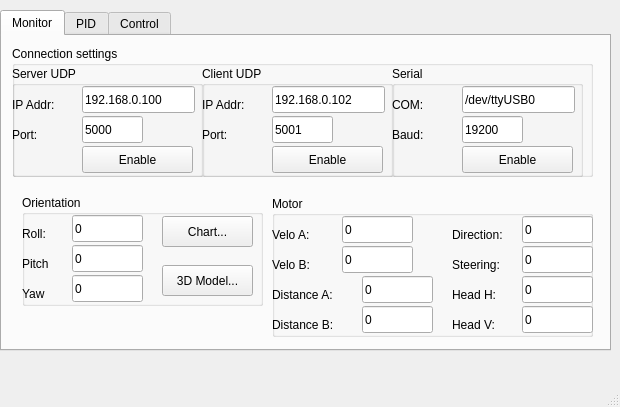
<?xml version="1.0" encoding="UTF-8"?>
<ui version="4.0">
 <class>MainWindow</class>
 <widget class="QMainWindow" name="MainWindow">
  <property name="geometry">
   <rect>
    <x>0</x>
    <y>0</y>
    <width>620</width>
    <height>407</height>
   </rect>
  </property>
  <property name="windowTitle">
   <string>Wifi Monitor</string>
  </property>
  <widget class="QWidget" name="centralwidget">
   <widget class="QTabWidget" name="tabWidget">
    <property name="enabled">
     <bool>true</bool>
    </property>
    <property name="geometry">
     <rect>
      <x>0</x>
      <y>10</y>
      <width>611</width>
      <height>341</height>
     </rect>
    </property>
    <property name="contextMenuPolicy">
     <enum>Qt::DefaultContextMenu</enum>
    </property>
    <property name="autoFillBackground">
     <bool>false</bool>
    </property>
    <property name="currentIndex">
     <number>0</number>
    </property>
    <widget class="QWidget" name="tab">
     <attribute name="title">
      <string>Monitor</string>
     </attribute>
     <widget class="QGroupBox" name="groupBox">
      <property name="geometry">
       <rect>
        <x>10</x>
        <y>10</y>
        <width>581</width>
        <height>131</height>
       </rect>
      </property>
      <property name="title">
       <string>Connection settings</string>
      </property>
      <widget class="QGroupBox" name="groupBox_2">
       <property name="geometry">
        <rect>
         <x>0</x>
         <y>20</y>
         <width>191</width>
         <height>111</height>
        </rect>
       </property>
       <property name="title">
        <string>Server UDP</string>
       </property>
       <widget class="QLabel" name="label">
        <property name="geometry">
         <rect>
          <x>0</x>
          <y>30</y>
          <width>67</width>
          <height>17</height>
         </rect>
        </property>
        <property name="text">
         <string>IP Addr:</string>
        </property>
       </widget>
       <widget class="QLabel" name="label_2">
        <property name="geometry">
         <rect>
          <x>0</x>
          <y>60</y>
          <width>67</width>
          <height>17</height>
         </rect>
        </property>
        <property name="text">
         <string>Port:</string>
        </property>
       </widget>
       <widget class="QLineEdit" name="lineEdit_IP_server">
        <property name="geometry">
         <rect>
          <x>70</x>
          <y>20</y>
          <width>113</width>
          <height>27</height>
         </rect>
        </property>
        <property name="text">
         <string>192.168.0.100</string>
        </property>
       </widget>
       <widget class="QLineEdit" name="lineEdit_port_server">
        <property name="geometry">
         <rect>
          <x>70</x>
          <y>50</y>
          <width>61</width>
          <height>27</height>
         </rect>
        </property>
        <property name="text">
         <string>5000</string>
        </property>
       </widget>
       <widget class="QPushButton" name="pushButton_en_server">
        <property name="geometry">
         <rect>
          <x>70</x>
          <y>80</y>
          <width>111</width>
          <height>27</height>
         </rect>
        </property>
        <property name="text">
         <string>Enable</string>
        </property>
       </widget>
      </widget>
      <widget class="QGroupBox" name="groupBox_3">
       <property name="geometry">
        <rect>
         <x>190</x>
         <y>20</y>
         <width>191</width>
         <height>111</height>
        </rect>
       </property>
       <property name="title">
        <string>Client UDP</string>
       </property>
       <widget class="QLabel" name="label_3">
        <property name="geometry">
         <rect>
          <x>0</x>
          <y>30</y>
          <width>67</width>
          <height>17</height>
         </rect>
        </property>
        <property name="text">
         <string>IP Addr:</string>
        </property>
       </widget>
       <widget class="QLabel" name="label_4">
        <property name="geometry">
         <rect>
          <x>0</x>
          <y>60</y>
          <width>67</width>
          <height>17</height>
         </rect>
        </property>
        <property name="text">
         <string>Port:</string>
        </property>
       </widget>
       <widget class="QLineEdit" name="lineEdit_ip_client">
        <property name="geometry">
         <rect>
          <x>70</x>
          <y>20</y>
          <width>113</width>
          <height>27</height>
         </rect>
        </property>
        <property name="text">
         <string>192.168.0.102</string>
        </property>
       </widget>
       <widget class="QLineEdit" name="lineEdit_port_client">
        <property name="geometry">
         <rect>
          <x>70</x>
          <y>50</y>
          <width>61</width>
          <height>27</height>
         </rect>
        </property>
        <property name="text">
         <string>5001</string>
        </property>
       </widget>
       <widget class="QPushButton" name="pushButton_en_client">
        <property name="geometry">
         <rect>
          <x>70</x>
          <y>80</y>
          <width>111</width>
          <height>27</height>
         </rect>
        </property>
        <property name="text">
         <string>Enable</string>
        </property>
       </widget>
      </widget>
      <widget class="QGroupBox" name="groupBox_12">
       <property name="geometry">
        <rect>
         <x>380</x>
         <y>20</y>
         <width>191</width>
         <height>111</height>
        </rect>
       </property>
       <property name="title">
        <string>Serial</string>
       </property>
       <widget class="QLabel" name="label_23">
        <property name="geometry">
         <rect>
          <x>0</x>
          <y>30</y>
          <width>67</width>
          <height>17</height>
         </rect>
        </property>
        <property name="text">
         <string>COM:</string>
        </property>
       </widget>
       <widget class="QLabel" name="label_24">
        <property name="geometry">
         <rect>
          <x>0</x>
          <y>60</y>
          <width>67</width>
          <height>17</height>
         </rect>
        </property>
        <property name="text">
         <string>Baud:</string>
        </property>
       </widget>
       <widget class="QLineEdit" name="lineEdit_serial_com">
        <property name="geometry">
         <rect>
          <x>70</x>
          <y>20</y>
          <width>113</width>
          <height>27</height>
         </rect>
        </property>
        <property name="text">
         <string>/dev/ttyUSB0</string>
        </property>
       </widget>
       <widget class="QLineEdit" name="lineEdit_serial_baud">
        <property name="geometry">
         <rect>
          <x>70</x>
          <y>50</y>
          <width>61</width>
          <height>27</height>
         </rect>
        </property>
        <property name="text">
         <string>19200</string>
        </property>
       </widget>
       <widget class="QPushButton" name="pushButton_en_serial">
        <property name="geometry">
         <rect>
          <x>70</x>
          <y>80</y>
          <width>111</width>
          <height>27</height>
         </rect>
        </property>
        <property name="text">
         <string>Enable</string>
        </property>
       </widget>
      </widget>
     </widget>
     <widget class="QGroupBox" name="groupBox_4">
      <property name="geometry">
       <rect>
        <x>20</x>
        <y>159</y>
        <width>241</width>
        <height>111</height>
       </rect>
      </property>
      <property name="title">
       <string>Orientation</string>
      </property>
      <widget class="QLabel" name="label_5">
       <property name="geometry">
        <rect>
         <x>0</x>
         <y>30</y>
         <width>67</width>
         <height>17</height>
        </rect>
       </property>
       <property name="text">
        <string>Roll:</string>
       </property>
      </widget>
      <widget class="QLineEdit" name="lineEdit_roll">
       <property name="geometry">
        <rect>
         <x>50</x>
         <y>20</y>
         <width>71</width>
         <height>27</height>
        </rect>
       </property>
       <property name="text">
        <string>0</string>
       </property>
      </widget>
      <widget class="QLineEdit" name="lineEdit_pitch">
       <property name="geometry">
        <rect>
         <x>50</x>
         <y>50</y>
         <width>71</width>
         <height>27</height>
        </rect>
       </property>
       <property name="text">
        <string>0</string>
       </property>
      </widget>
      <widget class="QLabel" name="label_6">
       <property name="geometry">
        <rect>
         <x>0</x>
         <y>60</y>
         <width>67</width>
         <height>17</height>
        </rect>
       </property>
       <property name="text">
        <string>Pitch</string>
       </property>
      </widget>
      <widget class="QLineEdit" name="lineEdit_yaw">
       <property name="geometry">
        <rect>
         <x>50</x>
         <y>80</y>
         <width>71</width>
         <height>27</height>
        </rect>
       </property>
       <property name="text">
        <string>0</string>
       </property>
      </widget>
      <widget class="QLabel" name="label_7">
       <property name="geometry">
        <rect>
         <x>0</x>
         <y>90</y>
         <width>67</width>
         <height>17</height>
        </rect>
       </property>
       <property name="text">
        <string>Yaw</string>
       </property>
      </widget>
      <widget class="QPushButton" name="pushButton_3d_model">
       <property name="geometry">
        <rect>
         <x>140</x>
         <y>70</y>
         <width>91</width>
         <height>31</height>
        </rect>
       </property>
       <property name="text">
        <string>3D Model...</string>
       </property>
      </widget>
     </widget>
     <widget class="QPushButton" name="pushButton_chart_orientation">
      <property name="geometry">
       <rect>
        <x>160</x>
        <y>180</y>
        <width>91</width>
        <height>31</height>
       </rect>
      </property>
      <property name="text">
       <string>Chart...</string>
      </property>
     </widget>
     <widget class="QGroupBox" name="groupBox_5">
      <property name="geometry">
       <rect>
        <x>270</x>
        <y>160</y>
        <width>321</width>
        <height>141</height>
       </rect>
      </property>
      <property name="title">
       <string>Motor</string>
      </property>
      <widget class="QLabel" name="label_8">
       <property name="geometry">
        <rect>
         <x>0</x>
         <y>30</y>
         <width>67</width>
         <height>17</height>
        </rect>
       </property>
       <property name="text">
        <string>Velo A:</string>
       </property>
      </widget>
      <widget class="QLineEdit" name="lineEdit_velocA">
       <property name="geometry">
        <rect>
         <x>70</x>
         <y>20</y>
         <width>71</width>
         <height>27</height>
        </rect>
       </property>
       <property name="text">
        <string>0</string>
       </property>
      </widget>
      <widget class="QLineEdit" name="lineEdit_velocB">
       <property name="geometry">
        <rect>
         <x>70</x>
         <y>50</y>
         <width>71</width>
         <height>27</height>
        </rect>
       </property>
       <property name="text">
        <string>0</string>
       </property>
      </widget>
      <widget class="QLabel" name="label_9">
       <property name="geometry">
        <rect>
         <x>0</x>
         <y>60</y>
         <width>67</width>
         <height>17</height>
        </rect>
       </property>
       <property name="text">
        <string>Velo B:</string>
       </property>
      </widget>
      <widget class="QLineEdit" name="lineEdit_direction">
       <property name="geometry">
        <rect>
         <x>250</x>
         <y>20</y>
         <width>71</width>
         <height>27</height>
        </rect>
       </property>
       <property name="text">
        <string>0</string>
       </property>
      </widget>
      <widget class="QLabel" name="label_10">
       <property name="geometry">
        <rect>
         <x>180</x>
         <y>30</y>
         <width>67</width>
         <height>17</height>
        </rect>
       </property>
       <property name="text">
        <string>Direction:</string>
       </property>
      </widget>
      <widget class="QLabel" name="label_25">
       <property name="geometry">
        <rect>
         <x>180</x>
         <y>60</y>
         <width>67</width>
         <height>17</height>
        </rect>
       </property>
       <property name="text">
        <string>Steering:</string>
       </property>
      </widget>
      <widget class="QLineEdit" name="lineEdit_steering">
       <property name="geometry">
        <rect>
         <x>250</x>
         <y>50</y>
         <width>71</width>
         <height>27</height>
        </rect>
       </property>
       <property name="text">
        <string>0</string>
       </property>
      </widget>
      <widget class="QLabel" name="label_11">
       <property name="geometry">
        <rect>
         <x>0</x>
         <y>90</y>
         <width>81</width>
         <height>17</height>
        </rect>
       </property>
       <property name="text">
        <string>Distance A:</string>
       </property>
      </widget>
      <widget class="QLineEdit" name="lineEdit_distanceB">
       <property name="geometry">
        <rect>
         <x>90</x>
         <y>110</y>
         <width>71</width>
         <height>27</height>
        </rect>
       </property>
       <property name="text">
        <string>0</string>
       </property>
      </widget>
      <widget class="QLineEdit" name="lineEdit_distanceA">
       <property name="geometry">
        <rect>
         <x>90</x>
         <y>80</y>
         <width>71</width>
         <height>27</height>
        </rect>
       </property>
       <property name="text">
        <string>0</string>
       </property>
      </widget>
      <widget class="QLabel" name="label_12">
       <property name="geometry">
        <rect>
         <x>0</x>
         <y>120</y>
         <width>81</width>
         <height>17</height>
        </rect>
       </property>
       <property name="text">
        <string>Distance B:</string>
       </property>
      </widget>
      <widget class="QLabel" name="label_28">
       <property name="geometry">
        <rect>
         <x>180</x>
         <y>90</y>
         <width>67</width>
         <height>17</height>
        </rect>
       </property>
       <property name="text">
        <string>Head H:</string>
       </property>
      </widget>
      <widget class="QLabel" name="label_29">
       <property name="geometry">
        <rect>
         <x>180</x>
         <y>120</y>
         <width>67</width>
         <height>17</height>
        </rect>
       </property>
       <property name="text">
        <string>Head V:</string>
       </property>
      </widget>
      <widget class="QLineEdit" name="lineEdit_panTilt_Vert">
       <property name="geometry">
        <rect>
         <x>250</x>
         <y>110</y>
         <width>71</width>
         <height>27</height>
        </rect>
       </property>
       <property name="text">
        <string>0</string>
       </property>
      </widget>
      <widget class="QLineEdit" name="lineEdit_panTilt_Horiz">
       <property name="geometry">
        <rect>
         <x>250</x>
         <y>80</y>
         <width>71</width>
         <height>27</height>
        </rect>
       </property>
       <property name="text">
        <string>0</string>
       </property>
      </widget>
     </widget>
    </widget>
    <widget class="QWidget" name="tab_2">
     <attribute name="title">
      <string>PID</string>
     </attribute>
     <widget class="QGroupBox" name="groupBox_7">
      <property name="geometry">
       <rect>
        <x>10</x>
        <y>10</y>
        <width>541</width>
        <height>151</height>
       </rect>
      </property>
      <property name="title">
       <string>Angle Control</string>
      </property>
      <widget class="QLabel" name="label_16">
       <property name="geometry">
        <rect>
         <x>310</x>
         <y>60</y>
         <width>141</width>
         <height>17</height>
        </rect>
       </property>
       <property name="text">
        <string>Setpoint correction:</string>
       </property>
      </widget>
      <widget class="QDoubleSpinBox" name="doubleSpinBox_angle_setpoint">
       <property name="geometry">
        <rect>
         <x>450</x>
         <y>50</y>
         <width>69</width>
         <height>27</height>
        </rect>
       </property>
       <property name="minimum">
        <double>-99.989999999999995</double>
       </property>
       <property name="singleStep">
        <double>0.500000000000000</double>
       </property>
      </widget>
      <widget class="QPushButton" name="pushButton_angle_zero">
       <property name="geometry">
        <rect>
         <x>460</x>
         <y>120</y>
         <width>61</width>
         <height>27</height>
        </rect>
       </property>
       <property name="text">
        <string>Zero</string>
       </property>
      </widget>
      <widget class="QPushButton" name="pushButton_angle_set">
       <property name="geometry">
        <rect>
         <x>390</x>
         <y>120</y>
         <width>61</width>
         <height>27</height>
        </rect>
       </property>
       <property name="text">
        <string>Set</string>
       </property>
      </widget>
      <widget class="QGroupBox" name="groupBox_11">
       <property name="geometry">
        <rect>
         <x>150</x>
         <y>20</y>
         <width>151</width>
         <height>121</height>
        </rect>
       </property>
       <property name="title">
        <string>Heading Control</string>
       </property>
       <widget class="QDoubleSpinBox" name="doubleSpinBox_angle_ki_Aggr">
        <property name="geometry">
         <rect>
          <x>70</x>
          <y>60</y>
          <width>69</width>
          <height>27</height>
         </rect>
        </property>
        <property name="decimals">
         <number>3</number>
        </property>
        <property name="minimum">
         <double>-99.989999999999995</double>
        </property>
        <property name="singleStep">
         <double>0.010000000000000</double>
        </property>
       </widget>
       <widget class="QDoubleSpinBox" name="doubleSpinBox_angle_kp_Aggr">
        <property name="geometry">
         <rect>
          <x>70</x>
          <y>30</y>
          <width>69</width>
          <height>27</height>
         </rect>
        </property>
        <property name="decimals">
         <number>3</number>
        </property>
        <property name="minimum">
         <double>-99.989999999999995</double>
        </property>
        <property name="singleStep">
         <double>0.500000000000000</double>
        </property>
       </widget>
       <widget class="QDoubleSpinBox" name="doubleSpinBox_angle_kd_Aggr">
        <property name="geometry">
         <rect>
          <x>70</x>
          <y>90</y>
          <width>69</width>
          <height>27</height>
         </rect>
        </property>
        <property name="decimals">
         <number>3</number>
        </property>
        <property name="minimum">
         <double>-99.989999999999995</double>
        </property>
        <property name="singleStep">
         <double>0.010000000000000</double>
        </property>
       </widget>
       <widget class="QLabel" name="label_21">
        <property name="geometry">
         <rect>
          <x>10</x>
          <y>70</y>
          <width>67</width>
          <height>17</height>
         </rect>
        </property>
        <property name="text">
         <string>Ki Aggr:</string>
        </property>
       </widget>
       <widget class="QLabel" name="label_22">
        <property name="geometry">
         <rect>
          <x>10</x>
          <y>100</y>
          <width>67</width>
          <height>17</height>
         </rect>
        </property>
        <property name="text">
         <string>Kd Aggr:</string>
        </property>
       </widget>
       <widget class="QLabel" name="label_20">
        <property name="geometry">
         <rect>
          <x>10</x>
          <y>40</y>
          <width>67</width>
          <height>17</height>
         </rect>
        </property>
        <property name="text">
         <string>Kp Aggr:</string>
        </property>
       </widget>
      </widget>
      <widget class="QGroupBox" name="groupBox_14">
       <property name="geometry">
        <rect>
         <x>0</x>
         <y>20</y>
         <width>151</width>
         <height>131</height>
        </rect>
       </property>
       <property name="title">
        <string>Angle Control</string>
       </property>
       <widget class="QDoubleSpinBox" name="doubleSpinBox_angle_kp">
        <property name="geometry">
         <rect>
          <x>70</x>
          <y>30</y>
          <width>69</width>
          <height>27</height>
         </rect>
        </property>
        <property name="decimals">
         <number>3</number>
        </property>
        <property name="minimum">
         <double>-99.989999999999995</double>
        </property>
        <property name="singleStep">
         <double>0.500000000000000</double>
        </property>
       </widget>
       <widget class="QLabel" name="label_14">
        <property name="geometry">
         <rect>
          <x>10</x>
          <y>70</y>
          <width>67</width>
          <height>17</height>
         </rect>
        </property>
        <property name="text">
         <string>Ki Cons:</string>
        </property>
       </widget>
       <widget class="QDoubleSpinBox" name="doubleSpinBox_angle_kd">
        <property name="geometry">
         <rect>
          <x>70</x>
          <y>90</y>
          <width>69</width>
          <height>27</height>
         </rect>
        </property>
        <property name="decimals">
         <number>3</number>
        </property>
        <property name="minimum">
         <double>-99.989999999999995</double>
        </property>
        <property name="singleStep">
         <double>0.010000000000000</double>
        </property>
       </widget>
       <widget class="QLabel" name="label_13">
        <property name="geometry">
         <rect>
          <x>10</x>
          <y>40</y>
          <width>67</width>
          <height>17</height>
         </rect>
        </property>
        <property name="text">
         <string>Kp Cons:</string>
        </property>
       </widget>
       <widget class="QDoubleSpinBox" name="doubleSpinBox_angle_ki">
        <property name="geometry">
         <rect>
          <x>70</x>
          <y>60</y>
          <width>69</width>
          <height>27</height>
         </rect>
        </property>
        <property name="decimals">
         <number>3</number>
        </property>
        <property name="minimum">
         <double>-99.989999999999995</double>
        </property>
        <property name="singleStep">
         <double>0.010000000000000</double>
        </property>
       </widget>
       <widget class="QLabel" name="label_15">
        <property name="geometry">
         <rect>
          <x>10</x>
          <y>100</y>
          <width>67</width>
          <height>17</height>
         </rect>
        </property>
        <property name="text">
         <string>Kd Cons:</string>
        </property>
       </widget>
      </widget>
      <widget class="QDoubleSpinBox" name="doubleSpinBox_angle_max">
       <property name="geometry">
        <rect>
         <x>450</x>
         <y>80</y>
         <width>69</width>
         <height>27</height>
        </rect>
       </property>
       <property name="decimals">
        <number>5</number>
       </property>
       <property name="minimum">
        <double>-99.989999999999995</double>
       </property>
       <property name="singleStep">
        <double>0.100000000000000</double>
       </property>
      </widget>
      <widget class="QLabel" name="label_30">
       <property name="geometry">
        <rect>
         <x>310</x>
         <y>90</y>
         <width>141</width>
         <height>17</height>
        </rect>
       </property>
       <property name="text">
        <string>CF IMU</string>
       </property>
      </widget>
     </widget>
     <widget class="QGroupBox" name="groupBox_8">
      <property name="geometry">
       <rect>
        <x>10</x>
        <y>160</y>
        <width>151</width>
        <height>151</height>
       </rect>
      </property>
      <property name="title">
       <string>Speed Control</string>
      </property>
      <widget class="QLabel" name="label_17">
       <property name="geometry">
        <rect>
         <x>0</x>
         <y>30</y>
         <width>67</width>
         <height>17</height>
        </rect>
       </property>
       <property name="text">
        <string>Kp:</string>
       </property>
      </widget>
      <widget class="QLabel" name="label_18">
       <property name="geometry">
        <rect>
         <x>0</x>
         <y>60</y>
         <width>67</width>
         <height>17</height>
        </rect>
       </property>
       <property name="text">
        <string>Ki:</string>
       </property>
      </widget>
      <widget class="QLabel" name="label_19">
       <property name="geometry">
        <rect>
         <x>0</x>
         <y>90</y>
         <width>67</width>
         <height>17</height>
        </rect>
       </property>
       <property name="text">
        <string>Kd:</string>
       </property>
      </widget>
      <widget class="QDoubleSpinBox" name="doubleSpinBox_speed_kp">
       <property name="geometry">
        <rect>
         <x>40</x>
         <y>20</y>
         <width>69</width>
         <height>27</height>
        </rect>
       </property>
       <property name="decimals">
        <number>3</number>
       </property>
       <property name="minimum">
        <double>-99.989999999999995</double>
       </property>
       <property name="singleStep">
        <double>0.010000000000000</double>
       </property>
      </widget>
      <widget class="QDoubleSpinBox" name="doubleSpinBox_speed_ki">
       <property name="geometry">
        <rect>
         <x>40</x>
         <y>50</y>
         <width>69</width>
         <height>27</height>
        </rect>
       </property>
       <property name="decimals">
        <number>5</number>
       </property>
       <property name="minimum">
        <double>-99.989999999999995</double>
       </property>
       <property name="singleStep">
        <double>0.000100000000000</double>
       </property>
      </widget>
      <widget class="QDoubleSpinBox" name="doubleSpinBox_speed_kd">
       <property name="geometry">
        <rect>
         <x>40</x>
         <y>80</y>
         <width>69</width>
         <height>27</height>
        </rect>
       </property>
       <property name="decimals">
        <number>5</number>
       </property>
       <property name="minimum">
        <double>-99.989999999999995</double>
       </property>
       <property name="singleStep">
        <double>0.000100000000000</double>
       </property>
      </widget>
      <widget class="QPushButton" name="pushButton_speed_zero">
       <property name="geometry">
        <rect>
         <x>80</x>
         <y>110</y>
         <width>61</width>
         <height>27</height>
        </rect>
       </property>
       <property name="text">
        <string>Zero</string>
       </property>
      </widget>
      <widget class="QPushButton" name="pushButton_speed_set">
       <property name="geometry">
        <rect>
         <x>2</x>
         <y>110</y>
         <width>61</width>
         <height>27</height>
        </rect>
       </property>
       <property name="text">
        <string>Set</string>
       </property>
      </widget>
     </widget>
     <widget class="QGroupBox" name="groupBox_13">
      <property name="geometry">
       <rect>
        <x>180</x>
        <y>160</y>
        <width>141</width>
        <height>91</height>
       </rect>
      </property>
      <property name="title">
       <string>PID output</string>
      </property>
      <widget class="QLabel" name="label_26">
       <property name="geometry">
        <rect>
         <x>0</x>
         <y>30</y>
         <width>67</width>
         <height>17</height>
        </rect>
       </property>
       <property name="text">
        <string>Speed:</string>
       </property>
      </widget>
      <widget class="QLineEdit" name="lineEdit_pid_out_speed">
       <property name="geometry">
        <rect>
         <x>70</x>
         <y>20</y>
         <width>71</width>
         <height>27</height>
        </rect>
       </property>
       <property name="text">
        <string>0</string>
       </property>
      </widget>
      <widget class="QLineEdit" name="lineEdit_pid_out_angle">
       <property name="geometry">
        <rect>
         <x>70</x>
         <y>50</y>
         <width>71</width>
         <height>27</height>
        </rect>
       </property>
       <property name="text">
        <string>0</string>
       </property>
      </widget>
      <widget class="QLabel" name="label_27">
       <property name="geometry">
        <rect>
         <x>0</x>
         <y>60</y>
         <width>67</width>
         <height>17</height>
        </rect>
       </property>
       <property name="text">
        <string>Angle:</string>
       </property>
      </widget>
     </widget>
     <widget class="QGroupBox" name="groupBox_9">
      <property name="geometry">
       <rect>
        <x>340</x>
        <y>160</y>
        <width>251</width>
        <height>91</height>
       </rect>
      </property>
      <property name="title">
       <string>Chart</string>
      </property>
      <widget class="QCheckBox" name="checkBox_angle_out">
       <property name="geometry">
        <rect>
         <x>0</x>
         <y>30</y>
         <width>121</width>
         <height>22</height>
        </rect>
       </property>
       <property name="text">
        <string>Angle output</string>
       </property>
      </widget>
      <widget class="QCheckBox" name="checkBox_speed_out">
       <property name="geometry">
        <rect>
         <x>0</x>
         <y>60</y>
         <width>121</width>
         <height>22</height>
        </rect>
       </property>
       <property name="text">
        <string>Speed output</string>
       </property>
      </widget>
      <widget class="QPushButton" name="pushButton_chart_pid">
       <property name="geometry">
        <rect>
         <x>130</x>
         <y>40</y>
         <width>91</width>
         <height>31</height>
        </rect>
       </property>
       <property name="text">
        <string>Plot</string>
       </property>
      </widget>
     </widget>
     <widget class="QLineEdit" name="lineEdit_pitch_tab_PID">
      <property name="geometry">
       <rect>
        <x>210</x>
        <y>270</y>
        <width>71</width>
        <height>27</height>
       </rect>
      </property>
      <property name="text">
       <string>0</string>
      </property>
     </widget>
     <widget class="QLabel" name="label_31">
      <property name="geometry">
       <rect>
        <x>170</x>
        <y>280</y>
        <width>67</width>
        <height>17</height>
       </rect>
      </property>
      <property name="text">
       <string>Pitch</string>
      </property>
     </widget>
     <widget class="QLabel" name="label_32">
      <property name="geometry">
       <rect>
        <x>290</x>
        <y>280</y>
        <width>81</width>
        <height>17</height>
       </rect>
      </property>
      <property name="text">
       <string>Timestamp</string>
      </property>
     </widget>
     <widget class="QLineEdit" name="lineEdit_timestamp">
      <property name="geometry">
       <rect>
        <x>370</x>
        <y>270</y>
        <width>71</width>
        <height>27</height>
       </rect>
      </property>
      <property name="text">
       <string>0</string>
      </property>
     </widget>
     <widget class="QLineEdit" name="lineEdit_dt">
      <property name="geometry">
       <rect>
        <x>510</x>
        <y>270</y>
        <width>71</width>
        <height>27</height>
       </rect>
      </property>
      <property name="text">
       <string>0</string>
      </property>
     </widget>
     <widget class="QLabel" name="label_33">
      <property name="geometry">
       <rect>
        <x>450</x>
        <y>280</y>
        <width>61</width>
        <height>20</height>
       </rect>
      </property>
      <property name="text">
       <string>Setpoint</string>
      </property>
     </widget>
    </widget>
    <widget class="QWidget" name="tab_3">
     <attribute name="title">
      <string>Control</string>
     </attribute>
     <widget class="QGroupBox" name="groupBox_10">
      <property name="geometry">
       <rect>
        <x>10</x>
        <y>10</y>
        <width>251</width>
        <height>211</height>
       </rect>
      </property>
      <property name="title">
       <string>Commands</string>
      </property>
      <widget class="QCheckBox" name="checkBox_en_arduino">
       <property name="geometry">
        <rect>
         <x>0</x>
         <y>30</y>
         <width>141</width>
         <height>22</height>
        </rect>
       </property>
       <property name="text">
        <string>Enable Arduino</string>
       </property>
      </widget>
      <widget class="QCheckBox" name="checkBox_en_cv">
       <property name="geometry">
        <rect>
         <x>0</x>
         <y>60</y>
         <width>191</width>
         <height>22</height>
        </rect>
       </property>
       <property name="text">
        <string>Enable Computer Vision</string>
       </property>
      </widget>
      <widget class="QPushButton" name="pushButton_control_set">
       <property name="geometry">
        <rect>
         <x>150</x>
         <y>170</y>
         <width>91</width>
         <height>31</height>
        </rect>
       </property>
       <property name="text">
        <string>Set</string>
       </property>
      </widget>
     </widget>
    </widget>
   </widget>
  </widget>
  <widget class="QMenuBar" name="menubar">
   <property name="geometry">
    <rect>
     <x>0</x>
     <y>0</y>
     <width>620</width>
     <height>22</height>
    </rect>
   </property>
  </widget>
  <widget class="QStatusBar" name="statusbar"/>
 </widget>
 <resources/>
 <connections/>
</ui>
